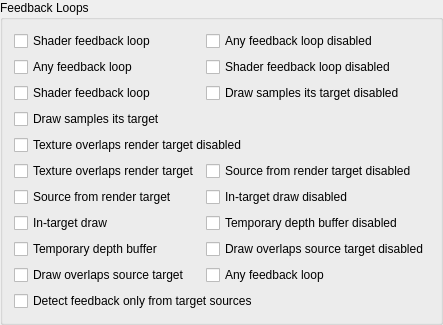
          <widget class="QGroupBox" name="stereoDebugFeedback">
           <property name="title">
            <string>Feedback Loops</string>
           </property>
           <layout class="QGridLayout" name="stereoDebugFeedbackLayout">
            <item row="0" column="0">
             <widget class="QCheckBox" name="stereoRejectFeedbackLoop">
              <property name="text">
               <string>Shader feedback loop</string>
              </property>
              <property name="toolTip">
               <string>Select draws satisfying: Shader feedback loop. The chosen debug action applies when any checked condition matches.</string>
              </property>
             </widget>
            </item>
            <item row="0" column="1">
             <widget class="QCheckBox" name="stereoRequireFeedbackLoopAny">
              <property name="text">
               <string>Any feedback loop disabled</string>
              </property>
              <property name="toolTip">
               <string>Select draws satisfying: Any feedback loop disabled. The chosen debug action applies when any checked condition matches.</string>
              </property>
             </widget>
            </item>
            <item row="1" column="0">
             <widget class="QCheckBox" name="stereoRejectFeedbackLoopAny">
              <property name="text">
               <string>Any feedback loop</string>
              </property>
              <property name="toolTip">
               <string>Select draws satisfying: Any feedback loop. The chosen debug action applies when any checked condition matches.</string>
              </property>
             </widget>
            </item>
            <item row="1" column="1">
             <widget class="QCheckBox" name="stereoRequireFeedbackLoopShader">
              <property name="text">
               <string>Shader feedback loop disabled</string>
              </property>
              <property name="toolTip">
               <string>Select draws satisfying: Shader feedback loop disabled. The chosen debug action applies when any checked condition matches.</string>
              </property>
             </widget>
            </item>
            <item row="2" column="0">
             <widget class="QCheckBox" name="stereoRejectFeedbackLoopShader">
              <property name="text">
               <string>Shader feedback loop</string>
              </property>
              <property name="toolTip">
               <string>Select draws satisfying: Shader feedback loop. The chosen debug action applies when any checked condition matches.</string>
              </property>
             </widget>
            </item>
            <item row="2" column="1">
             <widget class="QCheckBox" name="stereoRequireFeedbackLoopDrawUsesTarget">
              <property name="text">
               <string>Draw samples its target disabled</string>
              </property>
              <property name="toolTip">
               <string>Select draws satisfying: Draw samples its target disabled. The chosen debug action applies when any checked condition matches.</string>
              </property>
             </widget>
            </item>
            <item row="3" column="0">
             <widget class="QCheckBox" name="stereoRejectFeedbackLoopDrawUsesTarget">
              <property name="text">
               <string>Draw samples its target</string>
              </property>
              <property name="toolTip">
               <string>Select draws satisfying: Draw samples its target. The chosen debug action applies when any checked condition matches.</string>
              </property>
             </widget>
            </item>
            <item row="4" column="0" colspan="2">
             <widget class="QCheckBox" name="stereoRequireFeedbackLoopTexIsRt">
              <property name="text">
               <string>Texture overlaps render target disabled</string>
              </property>
              <property name="toolTip">
               <string>Select draws satisfying: Texture overlaps render target disabled. The chosen debug action applies when any checked condition matches.</string>
              </property>
             </widget>
            </item>
            <item row="5" column="0">
             <widget class="QCheckBox" name="stereoRejectFeedbackLoopTexIsRt">
              <property name="text">
               <string>Texture overlaps render target</string>
              </property>
              <property name="toolTip">
               <string>Select draws satisfying: Texture overlaps render target. The chosen debug action applies when any checked condition matches.</string>
              </property>
             </widget>
            </item>
            <item row="5" column="1">
             <widget class="QCheckBox" name="stereoRequireFeedbackLoopSourceFromTarget">
              <property name="text">
               <string>Source from render target disabled</string>
              </property>
              <property name="toolTip">
               <string>Select draws satisfying: Source from render target disabled. The chosen debug action applies when any checked condition matches.</string>
              </property>
             </widget>
            </item>
            <item row="6" column="0">
             <widget class="QCheckBox" name="stereoRejectFeedbackLoopSourceFromTarget">
              <property name="text">
               <string>Source from render target</string>
              </property>
              <property name="toolTip">
               <string>Select draws satisfying: Source from render target. The chosen debug action applies when any checked condition matches.</string>
              </property>
             </widget>
            </item>
            <item row="6" column="1">
             <widget class="QCheckBox" name="stereoRequireFeedbackLoopInTargetDraw">
              <property name="text">
               <string>In-target draw disabled</string>
              </property>
              <property name="toolTip">
               <string>Select draws satisfying: In-target draw disabled. The chosen debug action applies when any checked condition matches.</string>
              </property>
             </widget>
            </item>
            <item row="7" column="0">
             <widget class="QCheckBox" name="stereoRejectFeedbackLoopInTargetDraw">
              <property name="text">
               <string>In-target draw</string>
              </property>
              <property name="toolTip">
               <string>Select draws satisfying: In-target draw. The chosen debug action applies when any checked condition matches.</string>
              </property>
             </widget>
            </item>
            <item row="7" column="1">
             <widget class="QCheckBox" name="stereoRequireFeedbackLoopTempZ">
              <property name="text">
               <string>Temporary depth buffer disabled</string>
              </property>
              <property name="toolTip">
               <string>Select draws satisfying: Temporary depth buffer disabled. The chosen debug action applies when any checked condition matches.</string>
              </property>
             </widget>
            </item>
            <item row="8" column="0">
             <widget class="QCheckBox" name="stereoRejectFeedbackLoopTempZ">
              <property name="text">
               <string>Temporary depth buffer</string>
              </property>
              <property name="toolTip">
               <string>Select draws satisfying: Temporary depth buffer. The chosen debug action applies when any checked condition matches.</string>
              </property>
             </widget>
            </item>
            <item row="8" column="1">
             <widget class="QCheckBox" name="stereoRequireFeedbackLoopOverlapDrawRange">
              <property name="text">
               <string>Draw overlaps source target disabled</string>
              </property>
              <property name="toolTip">
               <string>Select draws satisfying: Draw overlaps source target disabled. The chosen debug action applies when any checked condition matches.</string>
              </property>
             </widget>
            </item>
            <item row="9" column="0">
             <widget class="QCheckBox" name="stereoRejectFeedbackLoopOverlapDrawRange">
              <property name="text">
               <string>Draw overlaps source target</string>
              </property>
              <property name="toolTip">
               <string>Select draws satisfying: Draw overlaps source target. The chosen debug action applies when any checked condition matches.</string>
              </property>
             </widget>
            </item>
            <item row="9" column="1">
             <widget class="QCheckBox" name="stereoFeedbackLoopDisableStereo">
              <property name="text">
               <string>Any feedback loop</string>
              </property>
              <property name="toolTip">
               <string>Select draws satisfying: Any feedback loop. The chosen debug action applies when any checked condition matches.</string>
              </property>
             </widget>
            </item>
            <item row="10" column="0" colspan="2">
             <widget class="QCheckBox" name="stereoFeedbackLoopSourceFromTargetOnly">
              <property name="text">
               <string>Detect feedback only from target sources</string>
              </property>
              <property name="toolTip">
               <string>Limit the Any feedback loop condition to textures sourced from a render target. This option does not select draws by itself.</string>
              </property>
             </widget>
            </item>
           </layout>
          </widget>
